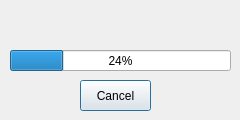
<?xml version="1.0" encoding="UTF-8"?>
<ui version="4.0">
 <class>statusOfIPs</class>
 <widget class="QDialog" name="statusOfIPs">
  <property name="geometry">
   <rect>
    <x>0</x>
    <y>0</y>
    <width>240</width>
    <height>120</height>
   </rect>
  </property>
  <property name="windowTitle">
   <string>Dialog</string>
  </property>
  <widget class="QProgressBar" name="progressBar">
   <property name="geometry">
    <rect>
     <x>10</x>
     <y>50</y>
     <width>221</width>
     <height>21</height>
    </rect>
   </property>
   <property name="value">
    <number>24</number>
   </property>
  </widget>
  <widget class="QPushButton" name="pushButton">
   <property name="geometry">
    <rect>
     <x>80</x>
     <y>80</y>
     <width>71</width>
     <height>31</height>
    </rect>
   </property>
   <property name="text">
    <string>Cancel</string>
   </property>
  </widget>
  <widget class="QLabel" name="label">
   <property name="geometry">
    <rect>
     <x>10</x>
     <y>10</y>
     <width>221</width>
     <height>31</height>
    </rect>
   </property>
   <property name="text">
    <string/>
   </property>
   <property name="alignment">
    <set>Qt::AlignCenter</set>
   </property>
  </widget>
 </widget>
 <resources/>
 <connections/>
</ui>
